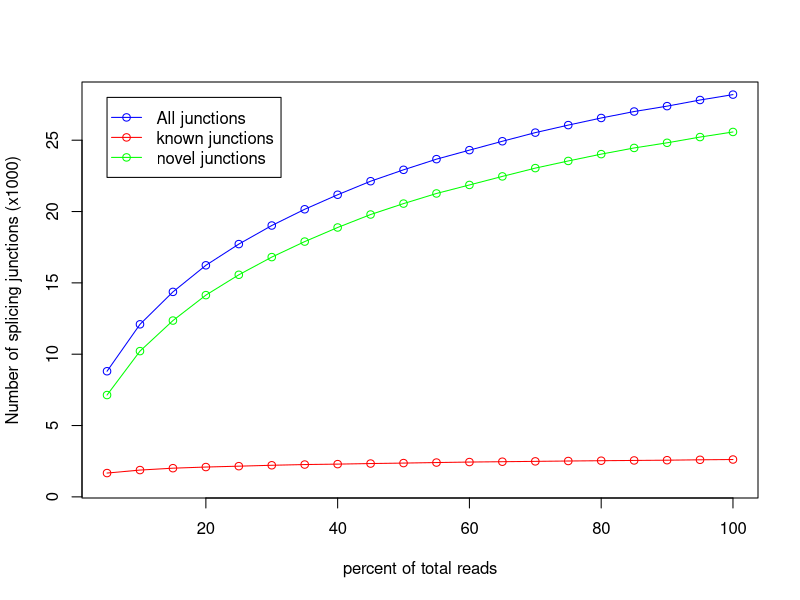

Source code (R):
pdf('MCIC_FC_2024_111.junctionSaturation_plot.pdf')
x=c(5,10,15,20,25,30,35,40,45,50,55,60,65,70,75,80,85,90,95,100)
y=c(1668,1878,2010,2090,2151,2214,2265,2295,2335,2368,2405,2440,2464,2488,2513,2534,2553,2570,2598,2618)
z=c(8805,12094,14368,16231,17718,19020,20159,21177,22126,22925,23672,24304,24927,25532,26059,26558,27011,27388,27818,28196)
w=c(7137,10216,12358,14141,15567,16806,17894,18882,19791,20557,21267,21864,22463,23044,23546,24024,24458,24818,25220,25578)
m=max(2,28,25)
n=min(1,8,7)
plot(x,z/1000,xlab='percent of total reads',ylab='Number of splicing junctions (x1000)',type='o',col='blue',ylim=c(n,m))
points(x,y/1000,type='o',col='red')
points(x,w/1000,type='o',col='green')
legend(5,28, legend=c("All junctions","known junctions", "novel junctions"),col=c("blue","red","green"),lwd=1,pch=1)
dev.off()
